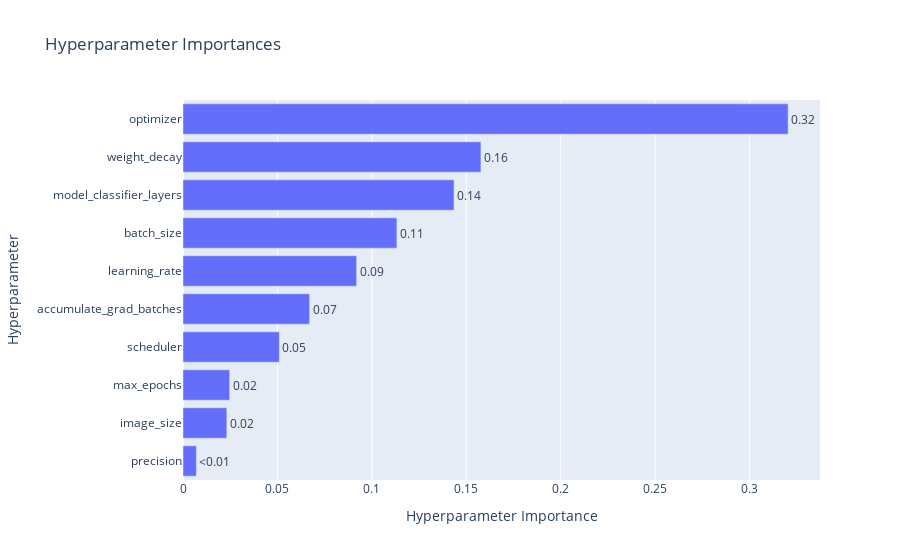

The notebook cell this image was saved under:
### Code cell
optuna.visualization.plot_param_importances(study)

### Figure 1 — Plotly figure (JSON) as saved in the notebook; plotly's stock layout.template omitted (floating-point values rounded to 4 significant figures)
{"data": [{"cliponaxis": false, "hovertemplate": ["precision (CategoricalDistribution): 0.007106540045219065<extra></extra>", "image_size (CategoricalDistribution): 0.02320940962217462<extra></extra>", "max_epochs (IntDistribution): 0.024705356127884562<extra></extra>", "scheduler (CategoricalDistribution): 0.051031780233704076<extra></extra>", "accumulate_grad_batches (CategoricalDistribution): 0.06704931889755573<extra></extra>", "learning_rate (FloatDistribution): 0.09194455641429579<extra></extra>", "batch_size (CategoricalDistribution): 0.11326613758076857<extra></extra>", "model_classifier_layers (IntDistribution): 0.14350597029310017<extra></extra>", "weight_decay (FloatDistribution): 0.15775855878755027<extra></extra>", "optimizer (CategoricalDistribution): 0.320422371997747<extra></extra>"], "name": "Objective Value", "orientation": "h", "text": ["<0.01", "0.02", "0.02", "0.05", "0.07", "0.09", "0.11", "0.14", "0.16", "0.32"], "textposition": "outside", "type": "bar", "x": [0.007107, 0.02321, 0.02471, 0.05103, 0.06705, 0.09194, 0.1133, 0.1435, 0.1578, 0.3204], "y": ["precision", "image_size", "max_epochs", "scheduler", "accumulate_grad_batches", "learning_rate", "batch_size", "model_classifier_layers", "weight_decay", "optimizer"]}], "layout": {"title": {"text": "Hyperparameter Importances"}, "xaxis": {"title": {"text": "Hyperparameter Importance"}}, "yaxis": {"title": {"text": "Hyperparameter"}}}}
